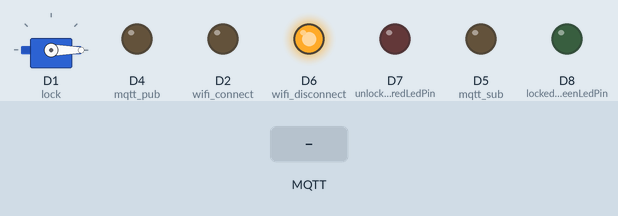
Recording of a sketch running on a simulated ESP8266 (NodeMCU). On the bench: servo, output pins drawn as LEDs (lit = HIGH). The inputs (shaded band) are chosen by the test bench. WiFi joins after 1.5 s; servers stay silent unless stated; a WiFi scan finds three made-up networks; no MQTT or app messages arrive unless stated; what the sketch prints to the serial monitor is not drawn.

Above: at 8.4 s.
8.5 s: MQTT message "dtjp9767" arrives on the first subscribed topic
At 10.4 s:
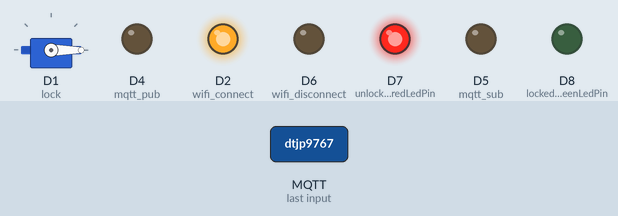
11.5 s: MQTT message "lock" arrives on the first subscribed topic
At 13.3 s:
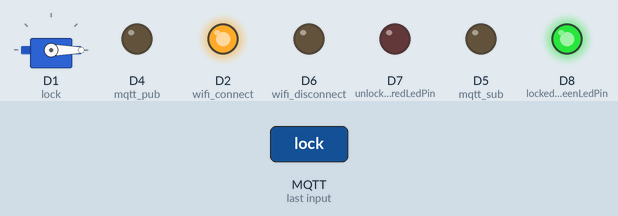
14.0 s: MQTT message "unlock" arrives on the first subscribed topic
At 16.2 s:
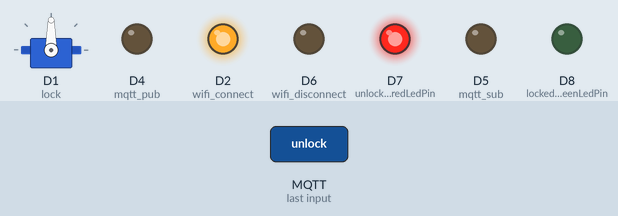
16.5 s: MQTT message "1" arrives on the first subscribed topic
At 16.9 s:
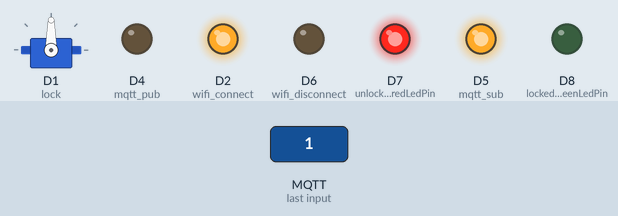
18.5 s: MQTT message "lock" arrives on the second subscribed topic
At 19.4 s:
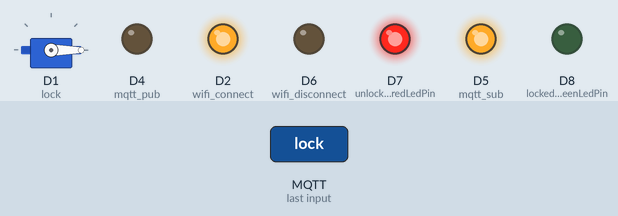
21.5 s: MQTT message "unlock" arrives on the second subscribed topic
At 21.9 s:
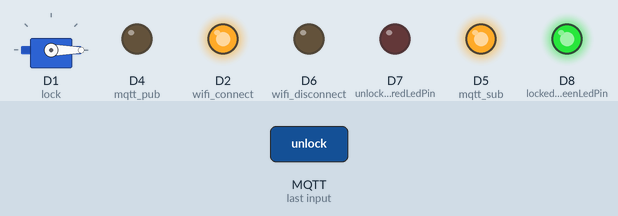
Timing chart, 0 to 41.8 s (numbered marks = the images above; inputs shaded):
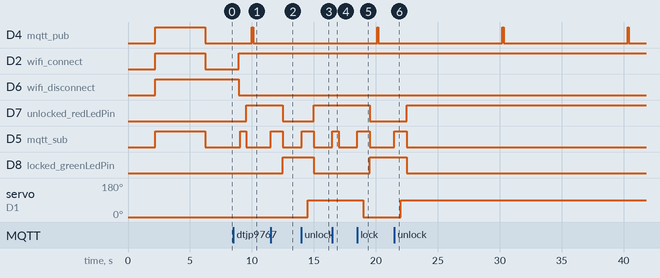

Measured:
- after the input at 8.5 s, D7 (unlocked_redLedPin): LOW → HIGH after 1.1 s instead of 0.55 s; D5 (mqtt_sub): LOW → HIGH after 0.55 s, → LOW 0.50 s later
- after the input at 11.5 s, D7 (unlocked_redLedPin): HIGH → LOW after 1.0 s; D5 (mqtt_sub): LOW → HIGH at once, → LOW 1.0 s later; D8 (locked_greenLedPin): LOW → HIGH after 1.0 s
- after the input at 14.0 s, D7 (unlocked_redLedPin): LOW → HIGH after 1.0 s; D5 (mqtt_sub): LOW → HIGH at once, → LOW 1.0 s later; D8 (locked_greenLedPin): HIGH → LOW after 1.0 s; servo on D1 (lock): 0° → 90° after 0.50 s
- after the input at 16.5 s, D5 (mqtt_sub): LOW → HIGH at once, → LOW 0.50 s later
- after the input at 18.5 s, D7 (unlocked_redLedPin): HIGH → LOW after 1.0 s; D5 (mqtt_sub): LOW → HIGH at once, → LOW 1.0 s later; D8 (locked_greenLedPin): LOW → HIGH after 1.0 s; servo on D1 (lock): 90° → 0° after 0.50 s
- after the input at 21.5 s, D7 (unlocked_redLedPin): LOW → HIGH after 1.0 s; D5 (mqtt_sub): LOW → HIGH at once, → LOW 1.0 s later; D8 (locked_greenLedPin): HIGH → LOW after 1.0 s; servo on D1 (lock): 0° → 90° after 0.50 s
- by itself, D4 (mqtt_pub): alternates HIGH for 0.10 s and LOW for 10.0 s

The sketch:

topic_msg_structure.ino
```cpp
// 🔴 Board Select: NodeMCU 1.0 (ESP-12E Module)

#include <ESP8266WiFi.h>
#include <Servo.h>
#include <PubSubClient.h>
#include <ArduinoJson.h>
#include <WiFiUdp.h>


// === GPIO Pins ===
const int wifi_connect = 4;   // D2
const int wifi_disconnect = 12; // D6
const int mqtt_pub = 2;       // D4
const int mqtt_sub = 14;      // D5

//IMEI: 866104021507291

// === Wi-Fi Credentials ===
const char* ssid = "AvaPardaz";
const char* password = "00148615501371";

//const char* ssid = "Galaxy A30sD1CD";
//const char* password = "dtjp9767";

// === MQTT Settings ===
const char* mqtt_server = "46.62.161.208";
const int mqtt_port = 1883;
unsigned long publishInterval = 10000; // 10 seconds
unsigned long KEEPALIVE_TIME = 120;

const String IMEI = "0001"; // or "0001" for the second board
String clientId = "ESP8266Client-" + IMEI; // ID should be 1 or 2

String status_topic_pub = "truck/" + IMEI + "/status";
String rfid_topic_pub = "truck/" + IMEI + "/rfid";

String command_lock_sub = "truck/" + IMEI + "/command/lock";
String command_config_sub = "truck/" + IMEI + "/command/config";

WiFiClient espClient;
PubSubClient client(espClient);
Servo lock;

// === GPS Waypoints ===
struct Waypoint {
  float lat;
  float lon;
};

Waypoint gpsWaypoints[] = {
  {35.76806173848087, 51.472052385284385},
  {35.776215087404076, 51.47687022102022},
  {35.78583656563752,  51.496075477693886},
  {35.77133987830734,  51.55277661222864},
  {35.74344126742332,  51.60691473941928},
  {35.7318862633797,   51.65330033204657},
  {35.75754248811002,  51.695968502049816},
  {35.74865194556357,  51.7390510916154},
  {35.74444296101705,  51.78625999255578},
  {35.733611261589814, 51.814824413343544},
  {35.72882044155193,  51.82530635818381}
};
const int totalWaypoints = sizeof(gpsWaypoints) / sizeof(gpsWaypoints[0]);

unsigned long lastPublishTime = 0;
int currentWaypointIndex = 0;
int msg_counter = 0;

// === Pin Assignments ===
const int locked_greenLedPin = D8;  // Green LED for LOCK
const int unlocked_redLedPin = D7;    // Red LED for UNLOCK

// === Status Variables ===
String lock_status = "unlock";  // Initial state

String* scan_available_networks(int& count) {
  Serial.println("Scanning for available WiFi networks...");

  count = WiFi.scanNetworks();
  Serial.println("Scan complete");

  if (count <= 0) {
    Serial.println("No networks found");
    return nullptr;
  }

  String* ssidList = new String[count];

  for (int i = 0; i < count; ++i) {
    ssidList[i] = WiFi.SSID(i);

    Serial.print(i + 1);
    Serial.print(": ");
    Serial.print(ssidList[i]);
    Serial.print(" RSSI: (");
    Serial.print(WiFi.RSSI(i));
    Serial.print(") MAC:");
    Serial.print(WiFi.BSSIDstr(i));
    Serial.println((WiFi.encryptionType(i) == ENC_TYPE_NONE) ? " Unsecured" : " Secured");
    delay(10);
  }

  Serial.println();
  return ssidList;
}

void connect_to_wifi(){
  //  Try connecting to WiFi
  Serial.printf("\nConnecting to %s\n", ssid);
  WiFi.begin(ssid, password);

  int maxAttempts = 20;
  while (WiFi.status() != WL_CONNECTED && maxAttempts-- > 0) {
    delay(500);
    Serial.print(".");
  }

  if (WiFi.status() == WL_CONNECTED) {
    Serial.println("\nWiFi connected!");
    Serial.print("IP address: ");
    Serial.println(WiFi.localIP());
    // 🌐 Test internet access
    WiFiClient client;
    const char* host = "google.com"; // You can also try "google.com"

    Serial.print("Connecting to ");
    Serial.println(host);

    if (client.connect(host, 80)) {
      Serial.println("Internet access OK! 🟢");
      digitalWrite(wifi_connect, HIGH);
      digitalWrite(wifi_disconnect, LOW);
      client.stop();
    } else {
      Serial.println("Cannot reach host. Internet access might be down. 🔴");
      digitalWrite(wifi_connect, LOW);
      digitalWrite(wifi_disconnect, HIGH);
    }

  } else {
    Serial.println("\nFailed to connect to WiFi");
  }
}

bool isSSIDAvailable(const char* ssid, String* networks, int networkCount) {
  for (int i = 0; i < networkCount; ++i) {
    if (String(ssid) == networks[i]) {
      Serial.printf("Found '%s' in the available networks\n", ssid);
      return true;
    }
  }

  Serial.printf("'%s' is not available\n", ssid);
  return false;
}

// === MQTT Callback ===
void callback(char* topic, byte* payload, unsigned int length) {
  Serial.print("Message arrived on topic: ");
  Serial.println(topic);

  String message;
  for (unsigned int i = 0; i < length; i++) {
    message += (char)payload[i];
  }

  Serial.print("Payload: ");
  Serial.println(message);

  // Flash mqtt_sub LED
  digitalWrite(mqtt_sub, HIGH);
  delay(500);
  digitalWrite(mqtt_sub, LOW);

  // Optional: control servo with message
  if (message == "lock") {
    digitalWrite(mqtt_sub, HIGH);
    lock_status = "lock";
    lock.write(0);
    delay(500);
  } else if (message == "unlock") {
    digitalWrite(mqtt_sub, HIGH);
    lock_status = "unlock";
    lock.write(90);
    delay(500);
  }
  digitalWrite(mqtt_sub, LOW);
}

// === MQTT Connection ===
void connect_to_MQTT() {
  client.setServer(mqtt_server, mqtt_port);
  client.setCallback(callback);
  client.setKeepAlive(KEEPALIVE_TIME);  // 🔴

  while (!client.connected()) {
    Serial.print("Connecting to MQTT broker...");
    if (client.connect(clientId.c_str())) {
      Serial.println("connected!");
      Serial.println(client.connect(clientId.c_str()));
      Serial.println(clientId.c_str());
      client.subscribe(command_lock_sub.c_str());
      client.subscribe(command_config_sub.c_str());
      Serial.printf("Subscribed to: %s\n", command_lock_sub);
      Serial.printf("Subscribed to: %s\n", command_config_sub);
    } else {
      Serial.print("failed, rc=");
      Serial.print(client.state());
      Serial.println(" retrying in 5 seconds");
      delay(5000);
    }
  }
}

String get_time() {
//  DateTime now = rtc.now();
//  char buf[9]; // hh:mm:ss
//  sprintf(buf, "%02d,%02d,%02d", now.hour(), now.minute(), now.second());
//  String current_time(buf);
//  Serial.println("Time: " + current_time);
//  return current_time;
    return "13,05,20";
}


String create_status_msg(String lat, String lon, String alt, String _lock_status, int counter){
  String current_time = get_time();
  String battery_level = "7";
  String temperature = "32";
  String _RSSI = "31";
  String is_Queued = "0";
  String lock_state = "U";
  if (_lock_status == "unlock"){
    lock_state = "U";
  }
  else{
    lock_state = "L";
  }

  return "{" + current_time + "," + lat + "," + lon + "," + alt + "," + battery_level + "," +
         lock_state + "," + temperature + "," + _RSSI + "," + String(counter) + "," + is_Queued + "}";
}

String create_rfid_msg(String lat, String lon, String alt, int counter) {
  String current_time = get_time();
  String rfid_serial = "100100100200";
  String action_Request = "U";

  return "{" + current_time + "," + lat + "," + lon + "," + alt + "," +
         rfid_serial + "," + action_Request + "}";
}


void setup() {
  Serial.begin(115200);
  delay(100);

  pinMode(wifi_connect, OUTPUT);
  pinMode(wifi_disconnect, OUTPUT);
  pinMode(mqtt_pub, OUTPUT);
  pinMode(mqtt_sub, OUTPUT);
  pinMode(locked_greenLedPin, OUTPUT);
  pinMode(unlocked_redLedPin, OUTPUT);

  WiFi.mode(WIFI_STA);
  WiFi.disconnect();  // Start fresh
  delay(100);


  int networkCount = WiFi.scanNetworks();

  digitalWrite(wifi_connect, HIGH);
  digitalWrite(wifi_disconnect, HIGH);
  digitalWrite(mqtt_pub, HIGH);
  digitalWrite(mqtt_sub, HIGH);
  delay(2000);

  String* networks = scan_available_networks(networkCount);

  digitalWrite(wifi_connect, LOW);
  digitalWrite(wifi_disconnect, LOW);
  digitalWrite(mqtt_pub, LOW);
  digitalWrite(mqtt_sub, LOW);

  if (isSSIDAvailable(ssid, networks, networkCount)) {
    connect_to_wifi();
  } else {
    digitalWrite(wifi_connect, LOW);
    digitalWrite(wifi_disconnect, HIGH);
    Serial.printf("Could not connect, The '%s' network does not exists in the available networks\n", ssid);
    Serial.println("Please check the SSID or move closer to the access point.");
  }

  lock.attach(5);  // attaches the servo on GIO5 D1 to the servo object
  lock.write(0);
  delay(1000);
}

void loop() {
  // Reconnect WiFi if needed
  if (WiFi.status() != WL_CONNECTED) {
    digitalWrite(wifi_connect, LOW);
    digitalWrite(wifi_disconnect, HIGH);
    Serial.println("WiFi lost! Reconnecting...");
    connect_to_wifi();
    return;
  }

  // Maintain MQTT connection
  if (!client.connected()) {
    connect_to_MQTT();
  }

  client.loop();

  // Publish GPS data every 10 seconds
  if (millis() - lastPublishTime >= publishInterval && client.connected()) {
    if (currentWaypointIndex < totalWaypoints) {
      StaticJsonDocument<128> doc;
      String lat = String(gpsWaypoints[currentWaypointIndex].lat, 10);
      String lon = String(gpsWaypoints[currentWaypointIndex].lon, 10);
      String alt = "20.5";

      String payloadStr = create_status_msg(lat, lon, alt, lock_status, msg_counter);
      char payload[128];
      payloadStr.toCharArray(payload, sizeof(payload));
      client.publish(status_topic_pub.c_str(), payload);

      Serial.print("Published Status ");
      Serial.print(msg_counter + 1);
      Serial.print(": ");
      Serial.println(payload);

      digitalWrite(mqtt_pub, HIGH);
      delay(100);
      digitalWrite(mqtt_pub, LOW);

      currentWaypointIndex++;
      lastPublishTime = millis();
      if (currentWaypointIndex >= totalWaypoints){
        currentWaypointIndex = 0;
      }
    }
    msg_counter++;
  }

  // Control LEDs based on lock_status
  if (lock_status == "lock") {
    digitalWrite(locked_greenLedPin, HIGH);  // Green ON
    digitalWrite(unlocked_redLedPin, LOW);     // Red OFF
  } else if (lock_status == "unlock") {
    digitalWrite(locked_greenLedPin, LOW);   // Green OFF
    digitalWrite(unlocked_redLedPin, HIGH);    // Red ON
  }

}
```
